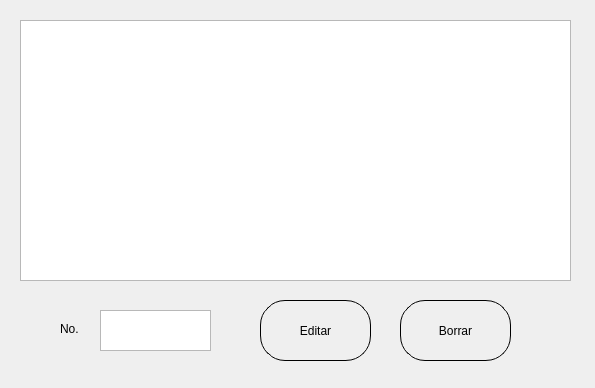
<?xml version="1.0" encoding="UTF-8"?>
<ui version="4.0">
 <class>Tabla</class>
 <widget class="QWidget" name="Tabla">
  <property name="geometry">
   <rect>
    <x>0</x>
    <y>0</y>
    <width>595</width>
    <height>388</height>
   </rect>
  </property>
  <property name="windowTitle">
   <string>Form</string>
  </property>
  <widget class="QTextEdit" name="textEdit">
   <property name="geometry">
    <rect>
     <x>20</x>
     <y>20</y>
     <width>551</width>
     <height>261</height>
    </rect>
   </property>
  </widget>
  <widget class="QPushButton" name="pushButton">
   <property name="geometry">
    <rect>
     <x>260</x>
     <y>300</y>
     <width>111</width>
     <height>61</height>
    </rect>
   </property>
   <property name="styleSheet">
    <string notr="true">font: 16pt &quot;Ubuntu&quot;;

border-style:solid;
border-radius:25px;
border-width:1px;
border-color:black;</string>
   </property>
   <property name="text">
    <string>Editar</string>
   </property>
  </widget>
  <widget class="QPushButton" name="pushButton_2">
   <property name="geometry">
    <rect>
     <x>400</x>
     <y>300</y>
     <width>111</width>
     <height>61</height>
    </rect>
   </property>
   <property name="styleSheet">
    <string notr="true">font: 16pt &quot;Ubuntu&quot;;

border-style:solid;
border-radius:25px;
border-width:1px;
border-color:black;</string>
   </property>
   <property name="text">
    <string>Borrar</string>
   </property>
   <property name="autoDefault">
    <bool>false</bool>
   </property>
  </widget>
  <widget class="QTextEdit" name="textEdit_2">
   <property name="geometry">
    <rect>
     <x>100</x>
     <y>310</y>
     <width>111</width>
     <height>41</height>
    </rect>
   </property>
  </widget>
  <widget class="QLabel" name="label">
   <property name="geometry">
    <rect>
     <x>60</x>
     <y>320</y>
     <width>31</width>
     <height>17</height>
    </rect>
   </property>
   <property name="styleSheet">
    <string notr="true">font: 16pt &quot;Ubuntu&quot;;</string>
   </property>
   <property name="text">
    <string>No.</string>
   </property>
  </widget>
 </widget>
 <resources/>
 <connections/>
</ui>
